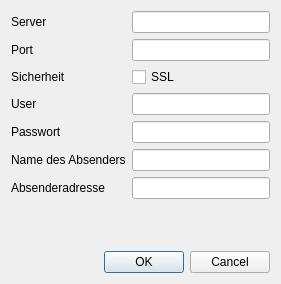
<?xml version="1.0" encoding="UTF-8"?>
<ui version="4.0">
 <class>SMTP</class>
 <widget class="QDialog" name="SMTP">
  <property name="geometry">
   <rect>
    <x>0</x>
    <y>0</y>
    <width>281</width>
    <height>284</height>
   </rect>
  </property>
  <property name="windowTitle">
   <string>SMTP-Server</string>
  </property>
  <layout class="QGridLayout" name="gridLayout">
   <item row="0" column="0">
    <layout class="QFormLayout" name="formLayout">
     <item row="0" column="0">
      <widget class="QLabel" name="label_2">
       <property name="text">
        <string>Server</string>
       </property>
      </widget>
     </item>
     <item row="0" column="1">
      <widget class="QLineEdit" name="host">
       <property name="toolTip">
        <string>Adresse der SMTP-Servers</string>
       </property>
      </widget>
     </item>
     <item row="1" column="0">
      <widget class="QLabel" name="label_3">
       <property name="text">
        <string>Port</string>
       </property>
      </widget>
     </item>
     <item row="1" column="1">
      <widget class="QLineEdit" name="port">
       <property name="toolTip">
        <string>optional: Port des SMTP-Servers</string>
       </property>
      </widget>
     </item>
     <item row="2" column="0">
      <widget class="QLabel" name="label">
       <property name="text">
        <string>Sicherheit</string>
       </property>
      </widget>
     </item>
     <item row="2" column="1">
      <widget class="QCheckBox" name="chkSSL">
       <property name="toolTip">
        <string>soll SSL benutzt werden</string>
       </property>
       <property name="text">
        <string>SSL</string>
       </property>
      </widget>
     </item>
     <item row="3" column="0">
      <widget class="QLabel" name="label_5">
       <property name="text">
        <string>User</string>
       </property>
      </widget>
     </item>
     <item row="3" column="1">
      <widget class="QLineEdit" name="user">
       <property name="toolTip">
        <string>Username für die Anmeldung am SMTP-Server</string>
       </property>
      </widget>
     </item>
     <item row="4" column="0">
      <widget class="QLabel" name="label_6">
       <property name="text">
        <string>Passwort</string>
       </property>
      </widget>
     </item>
     <item row="4" column="1">
      <widget class="QLineEdit" name="password">
       <property name="toolTip">
        <string>Passwort für die Anmeldung am SMTP-Server</string>
       </property>
       <property name="echoMode">
        <enum>QLineEdit::Password</enum>
       </property>
      </widget>
     </item>
     <item row="5" column="0">
      <widget class="QLabel" name="label_7">
       <property name="text">
        <string>Name des Absenders</string>
       </property>
      </widget>
     </item>
     <item row="5" column="1">
      <widget class="QLineEdit" name="senderName">
       <property name="toolTip">
        <string>optional</string>
       </property>
      </widget>
     </item>
     <item row="6" column="0">
      <widget class="QLabel" name="label_8">
       <property name="text">
        <string>Absenderadresse</string>
       </property>
      </widget>
     </item>
     <item row="6" column="1">
      <widget class="QLineEdit" name="sender">
       <property name="toolTip">
        <string>geben Sie die Email-Adresse ein, die als Absender auf Ihren Mails erscheint</string>
       </property>
      </widget>
     </item>
    </layout>
   </item>
   <item row="1" column="0">
    <widget class="QDialogButtonBox" name="buttonBox">
     <property name="orientation">
      <enum>Qt::Horizontal</enum>
     </property>
     <property name="standardButtons">
      <set>QDialogButtonBox::Cancel|QDialogButtonBox::Ok</set>
     </property>
    </widget>
   </item>
  </layout>
 </widget>
 <resources/>
 <connections>
  <connection>
   <sender>buttonBox</sender>
   <signal>accepted()</signal>
   <receiver>SMTP</receiver>
   <slot>accept()</slot>
   <hints>
    <hint type="sourcelabel">
     <x>248</x>
     <y>254</y>
    </hint>
    <hint type="destinationlabel">
     <x>157</x>
     <y>274</y>
    </hint>
   </hints>
  </connection>
  <connection>
   <sender>buttonBox</sender>
   <signal>rejected()</signal>
   <receiver>SMTP</receiver>
   <slot>reject()</slot>
   <hints>
    <hint type="sourcelabel">
     <x>316</x>
     <y>260</y>
    </hint>
    <hint type="destinationlabel">
     <x>286</x>
     <y>274</y>
    </hint>
   </hints>
  </connection>
 </connections>
</ui>
